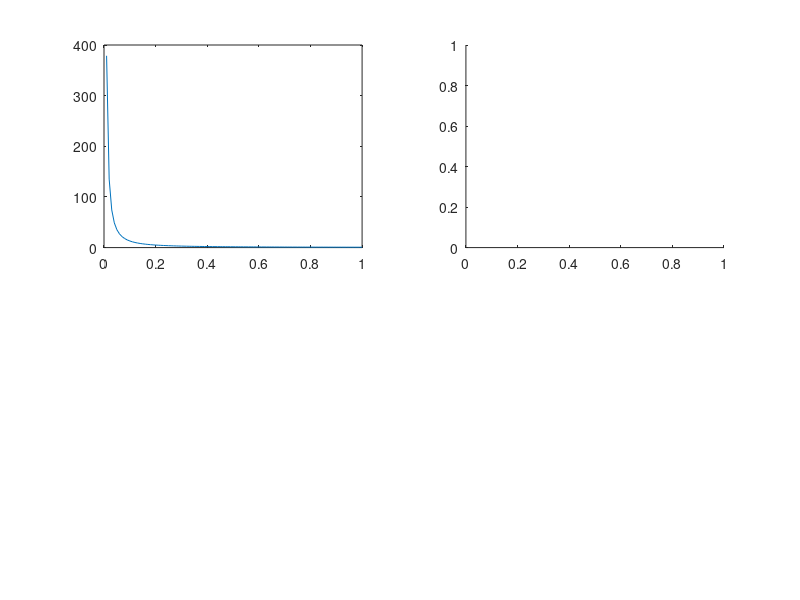

The MATLAB script that drew this image:
 am = 1;
sam = sqrt(am);
qm = 0;
 a0 = 0.75;
sa0 = sqrt(a0);
 qh = sa0 - sam;
 ql = sam - sa0;
 
% Plot hodograph variables as functions of (a,q)
avec = 0:0.01:1;
T = 3./(8*avec.^(3/2)).*(1+avec-qm.^2);

figure(1);
    subplot(2,2,1);
        plot(avec,T);
    subplot(2,2,2);
 

